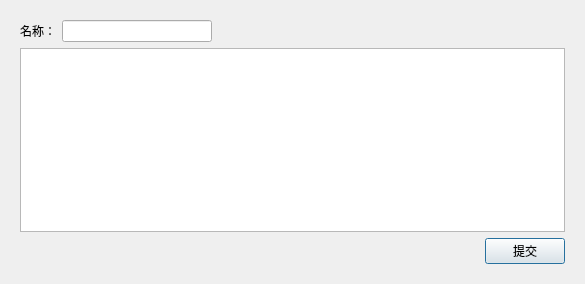
<?xml version="1.0" encoding="UTF-8"?>
<ui version="4.0">
 <class>MainWindow</class>
 <widget class="QDialog" name="MainWindow">
  <property name="geometry">
   <rect>
    <x>0</x>
    <y>0</y>
    <width>585</width>
    <height>284</height>
   </rect>
  </property>
  <property name="windowTitle">
   <string>MainWindow</string>
  </property>
  <layout class="QVBoxLayout" name="verticalLayout">
   <item>
    <widget class="QWidget" name="centralwidget" native="true">
     <layout class="QVBoxLayout" name="verticalLayout_2">
      <item>
       <layout class="QHBoxLayout" name="horizontalLayout_3">
        <item>
         <widget class="QLabel" name="label">
          <property name="text">
           <string>名称：</string>
          </property>
         </widget>
        </item>
        <item>
         <widget class="QLineEdit" name="service_name">
          <property name="minimumSize">
           <size>
            <width>150</width>
            <height>0</height>
           </size>
          </property>
          <property name="maximumSize">
           <size>
            <width>150</width>
            <height>16777215</height>
           </size>
          </property>
         </widget>
        </item>
        <item>
         <spacer name="horizontalSpacer">
          <property name="orientation">
           <enum>Qt::Horizontal</enum>
          </property>
          <property name="sizeHint" stdset="0">
           <size>
            <width>40</width>
            <height>20</height>
           </size>
          </property>
         </spacer>
        </item>
       </layout>
      </item>
      <item>
       <widget class="QTableView" name="tableView">
        <property name="horizontalScrollBarPolicy">
         <enum>Qt::ScrollBarAlwaysOff</enum>
        </property>
        <attribute name="horizontalHeaderVisible">
         <bool>false</bool>
        </attribute>
        <attribute name="verticalHeaderVisible">
         <bool>false</bool>
        </attribute>
       </widget>
      </item>
      <item>
       <layout class="QHBoxLayout" name="horizontalLayout">
        <item>
         <spacer name="horizontalSpacer_2">
          <property name="orientation">
           <enum>Qt::Horizontal</enum>
          </property>
          <property name="sizeHint" stdset="0">
           <size>
            <width>40</width>
            <height>20</height>
           </size>
          </property>
         </spacer>
        </item>
        <item>
         <widget class="QPushButton" name="submit">
          <property name="text">
           <string>提交</string>
          </property>
         </widget>
        </item>
       </layout>
      </item>
     </layout>
    </widget>
   </item>
  </layout>
 </widget>
 <resources/>
 <connections/>
</ui>
